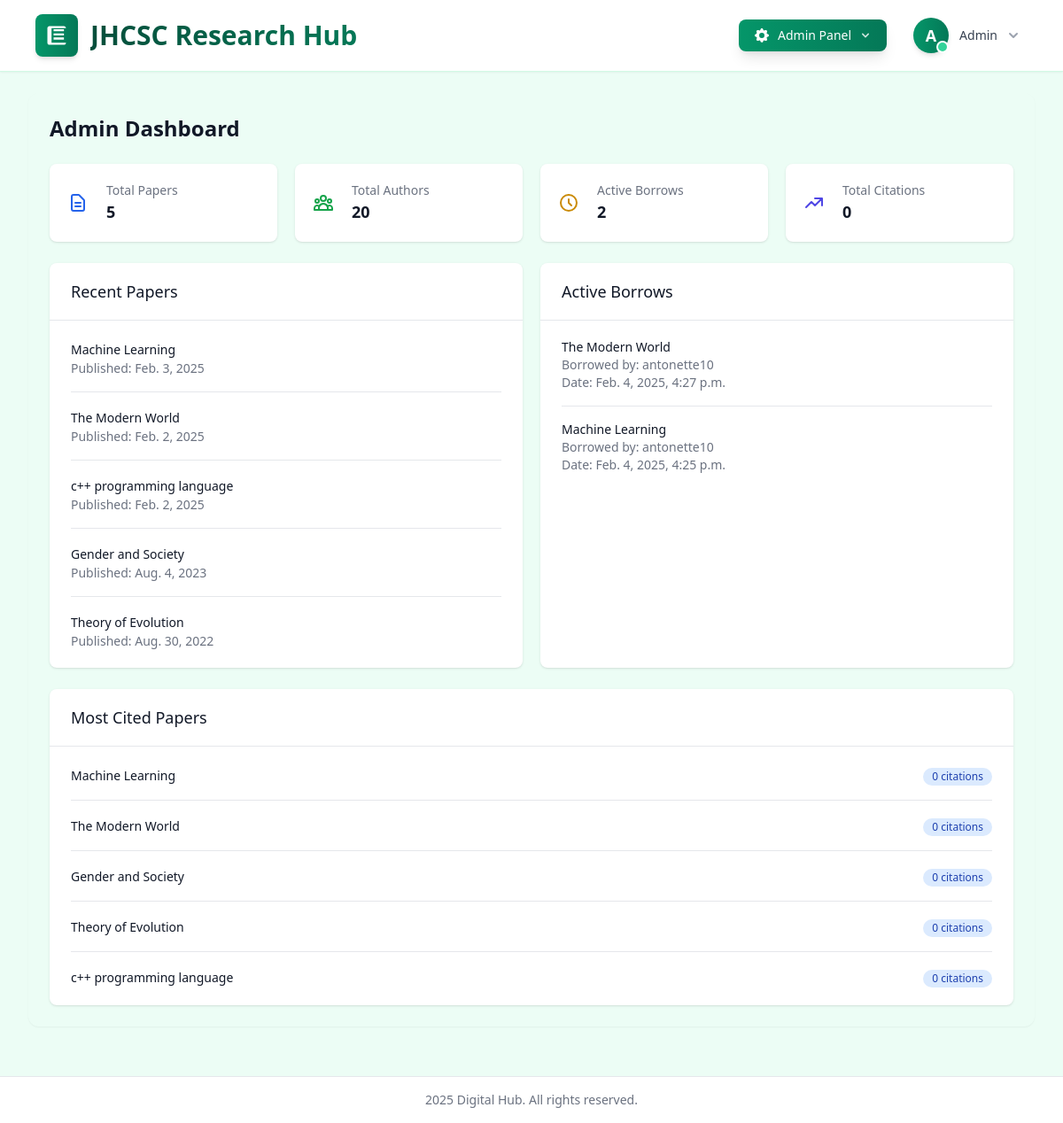
/accounts/admin/dashboard/ (signed in), run on an earlier commit of the app's database.
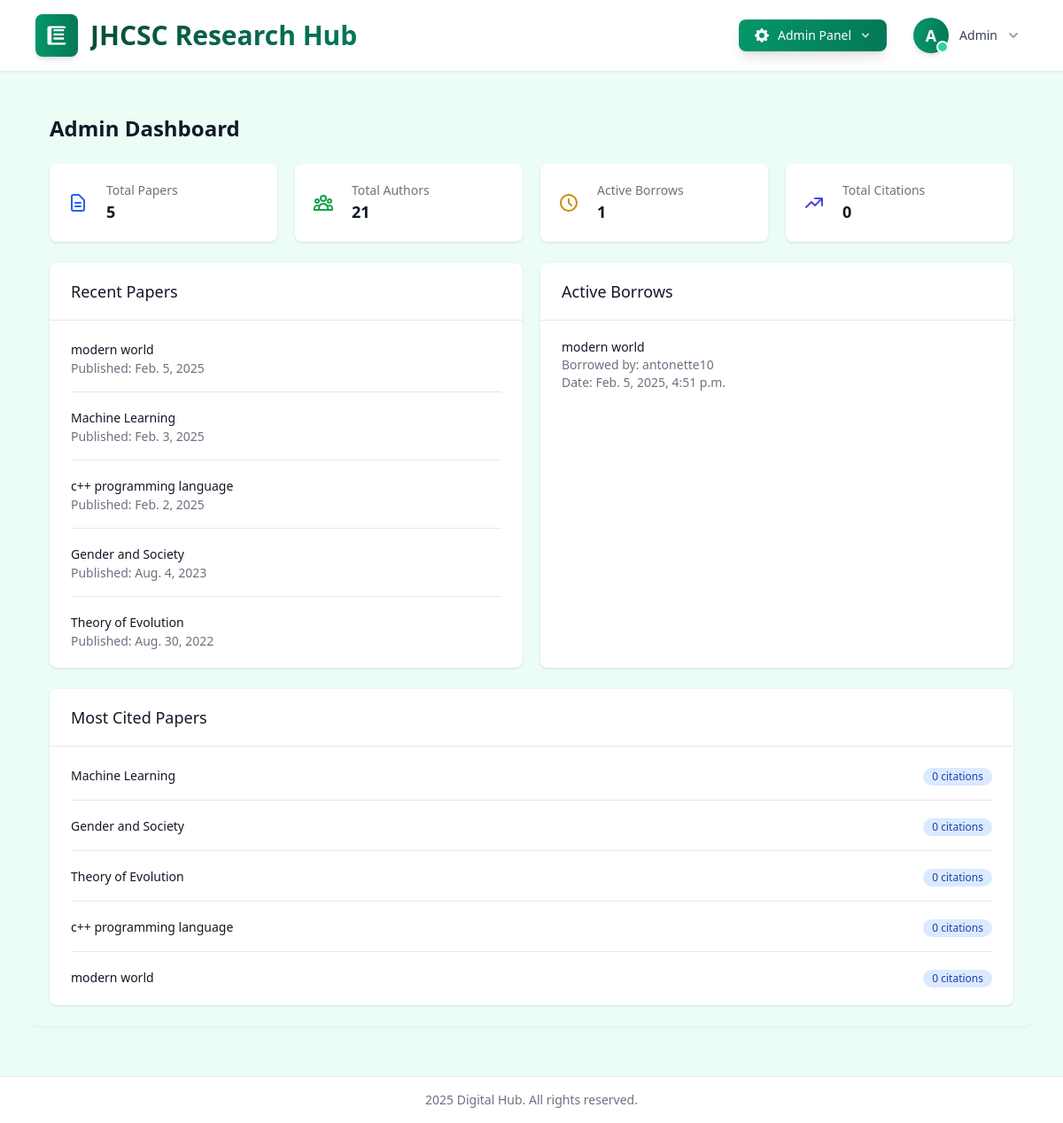
And on a later commit of the database.
### scholar/models.py (models this page shows, shortened)
class Paper(models.Model):
    title = models.CharField(max_length=255)
    authors = models.ManyToManyField('Author', related_name='papers')
    abstract = models.TextField()
    publication_date = models.DateField()
    citations = models.PositiveIntegerField(default=0)
    available_copies = models.PositiveIntegerField(default=1)
    view_count = models.PositiveIntegerField(default=0)
    viewers = models.ManyToManyField(User, related_name='viewed_papers', blank=True)
    pdf_file = models.FileField(upload_to='papers/', blank=True, null=True)  # Add this field

class Borrow(models.Model):
    STATUS_CHOICES = [
        ('pending', 'Pending Approval'),
        ('approved', 'Approved'),
        ('rejected', 'Rejected'),
        ('reserved', 'Reserved'),
    ]
    RETURN_STATUS_CHOICES = [
        ('pending', 'Pending Return Approval'),
        ('approved', 'Return Approved'),
        ('rejected', 'Return Rejected'),
    ]
    user = models.ForeignKey(User, on_delete=models.CASCADE)
    paper = models.ForeignKey(Paper, on_delete=models.CASCADE)
    borrow_date = models.DateTimeField(auto_now_add=True)
    return_date = models.DateTimeField(null=True, blank=True)
    status = models.CharField(max_length=10, choices=STATUS_CHOICES, default='pending')
    return_status = models.CharField(max_length=10, choices=RETURN_STATUS_CHOICES, null=True, blank=True)
    is_returned = models.BooleanField(default=False)  # Add this field
    due_date = models.DateTimeField(null=True, blank=True)
    class Meta:
        ordering = ['-borrow_date']

### scholar/views_admin.py (the view)
# urls.py: path('admin/dashboard/', views_admin.admin_dashboard, name='admin_dashboard'),
@staff_member_required
def admin_dashboard(request):
    total_papers = Paper.objects.count()
    total_authors = Author.objects.count()
    active_borrows = Borrow.objects.filter(is_returned=False).count()
    total_citations = Citation.objects.count()
    recent_papers = Paper.objects.all().order_by('-publication_date')[:5]
    recent_borrows = Borrow.objects.filter(is_returned=False).order_by('-borrow_date')[:5]
    most_cited_papers = Paper.objects.annotate(
        citation_count=Count('paper_citations')
    ).order_by('-citation_count')[:5]
    context = {
        'total_papers': total_papers,
        'total_authors': total_authors,
        'active_borrows': active_borrows,
        'total_citations': total_citations,
        'recent_papers': recent_papers,
        'recent_borrows': recent_borrows,
        'most_cited_papers': most_cited_papers,
    }
    return render(request, 'scholar/admin/dashboard.html', context)

### scholar/templates/scholar/admin/dashboard.html (shortened to what the changed rows need)
{% extends "scholar/base.html" %}
{% load static %}
{% block content %}
<div class="space-y-6">
    <h2 class="text-2xl font-semibold text-gray-900">Admin Dashboard</h2>
    <div class="grid grid-cols-1 gap-5 sm:grid-cols-2 lg:grid-cols-4">
        <div class="bg-white overflow-hidden shadow rounded-lg">
            <div class="p-5">
                <div class="flex items-center">
                    <div class="ml-5 w-0 flex-1">
                        <dl>
                            <dt class="text-sm font-medium text-gray-500 truncate">Total Authors</dt>
                            <dd class="text-lg font-semibold text-gray-900">{{ total_authors }}</dd>
                        </dl>
                    </div>
                </div>
            </div>
        </div>
        <div class="bg-white overflow-hidden shadow rounded-lg">
            <div class="p-5">
                <div class="flex items-center">
                    <div class="ml-5 w-0 flex-1">
                        <dl>
                            <dt class="text-sm font-medium text-gray-500 truncate">Active Borrows</dt>
                            <dd class="text-lg font-semibold text-gray-900">{{ active_borrows }}</dd>
                        </dl>
                    </div>
                </div>
            </div>
        </div>
    </div>
    <div class="grid grid-cols-1 gap-5 lg:grid-cols-2">
        <div class="bg-white shadow rounded-lg">
            <div class="px-4 py-5 sm:p-6">
                <div class="flow-root">
                    <ul class="-my-5 divide-y divide-gray-200">
                        {% for paper in recent_papers %}
                        <li class="py-4">
                            <div class="flex items-center space-x-4">
                                <div class="flex-1 min-w-0">
                                    <a href="{% url 'paper_analytics' paper.id %}" class="text-sm font-medium text-gray-900 hover:text-blue-600">
                                        {{ paper.title }}
                                    </a>
                                    <p class="text-sm text-gray-500">Published: {{ paper.publication_date }}</p>
                                </div>
                            </div>
                        </li>
                        {% endfor %}
                    </ul>
                </div>
            </div>
        </div>
        <div class="bg-white shadow rounded-lg">
            <div class="px-4 py-5 sm:p-6">
                <div class="flow-root">
                    <ul class="-my-5 divide-y divide-gray-200">
                        {% for borrow in recent_borrows %}
                        <li class="py-4">
                            <div class="flex items-center space-x-4">
                                <div class="flex-1 min-w-0">
                                    <p class="text-sm font-medium text-gray-900">{{ borrow.paper.title }}</p>
                                    <p class="text-sm text-gray-500">
                                        Borrowed by: {{ borrow.user.username }}<br>
                                        Date: {{ borrow.borrow_date }}
                                    </p>
                                </div>
                            </div>
                        </li>
                        {% endfor %}
                    </ul>
                </div>
            </div>
        </div>
    </div>
    <div class="bg-white shadow rounded-lg">
        <div class="px-4 py-5 sm:p-6">
            <div class="flow-root">
                <ul class="-my-5 divide-y divide-gray-200">
                    {% for paper in most_cited_papers %}
                    <li class="py-4">
                        <div class="flex items-center justify-between">
                            <div class="flex-1 min-w-0">
                                <a href="{% url 'paper_analytics' paper.id %}" class="text-sm font-medium text-gray-900 hover:text-blue-600">
                                    {{ paper.title }}
                                </a>
                            </div>
                            <div class="ml-4">
                                <span class="inline-flex items-center px-2.5 py-0.5 rounded-full text-xs font-medium bg-blue-100 text-blue-800">
                                    {{ paper.citation_count }} citations
                                </span>
                            </div>
                        </div>
                    </li>
                    {% endfor %}
                </ul>
            </div>
        </div>
    </div>
</div>
{% endblock %}

What changed in the data, as far as the page shows it:
removed Paper: title "The Modern World", publication_date "Feb. 2, 2025", citation_count "0"
removed Borrow: paper "The Modern World", user.username "antonette10", borrow_date "Feb. 4, 2025, 4:27 p.m."
no longer on this page (row edited): Borrow: paper "Machine Learning", user.username "antonette10", borrow_date "Feb. 4, 2025, 4:25 p.m."
added Paper: title "modern world", publication_date "Feb. 5, 2025", citation_count "0"
added Borrow: paper "modern world", user.username "antonette10", borrow_date "Feb. 5, 2025, 4:51 p.m."
Also different on the page:
{{ total_authors }}: "20" → "21"
{{ active_borrows }}: "2" → "1"
